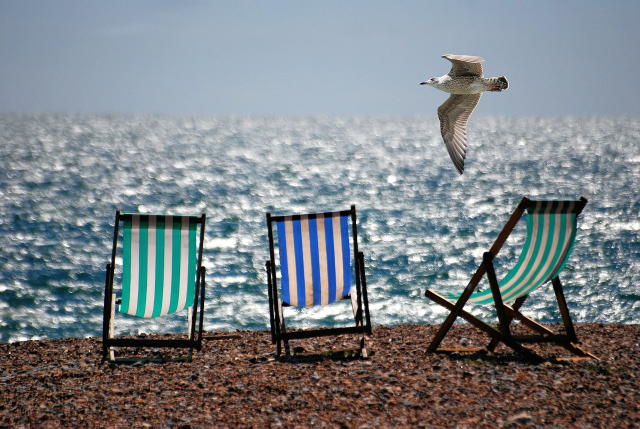
#> input picture data/images/chair_scene.jpg, 1280 x 857 px (shown at 1/2 size)
$ python -i image_proccesor.py   (imports and definitions only)   (older library calls are emulated)
#> lines starting #> are read from the running program, lines starting #| are printed output that depends on the picture; after the words box and inside, x2 and y2 are one past the last pixel; in counts of white or black regions, pixels touching at a corner belong together
#> further down, picture is the input picture: shape (857, 1280, 3); mean B, G, R 135.7, 131, 124.4
"""
Clase centralizada para procesamiento de imágenes
"""

import cv2
import numpy as np
from typing import Optional, Tuple, List
from .validators import validate_image, validate_kernel_size


class ImageProcessor:
    """Clase para operaciones comunes de procesamiento de imágenes"""

    def __init__(self, image: np.ndarray):
        """
        Inicializa el procesador con una imagen

        Args:
            image: Imagen en formato numpy array
        """
        self.original = image.copy()
        self.current = image.copy()
        self.history = [image.copy()]

    # [10 lines left out: functions reset, undo, not called in this run]

    def get_current(self) -> np.ndarray:
        """Retorna la imagen actual"""
        return self.current.copy()

    def get_original(self) -> np.ndarray:
        """Retorna la imagen original"""
        return self.original.copy()

    # [59 lines left out: functions to_grayscale, resize, blur, not called in this run]

    def edge_detection(self, method: str = 'canny',
                       threshold1: int = 100,
                       threshold2: int = 200) -> np.ndarray:
        """
        Detecta bordes en la imagen

        Args:
            method: Método ('canny', 'sobel', 'laplacian')
            threshold1: Primer umbral
            threshold2: Segundo umbral

        Returns:
            Imagen con bordes detectados
        """
#> called with method = 'canny', threshold1 = 100, threshold2 = 200
        # Convertir a escala de grises si es necesario
        if len(self.current.shape) == 3:
            gray = cv2.cvtColor(self.current, cv2.COLOR_BGR2GRAY)
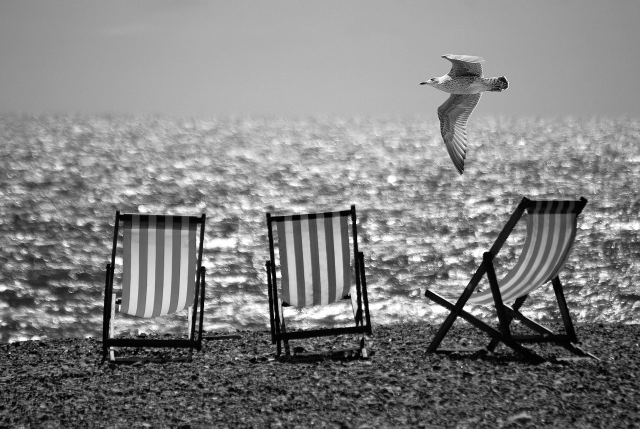
#> gray: shape (857, 1280) (shown at 1/2 size); min 0, max 255, mean 129.6
        else:
            gray = self.current

        if method == 'canny':
            edges = cv2.Canny(gray, threshold1, threshold2)
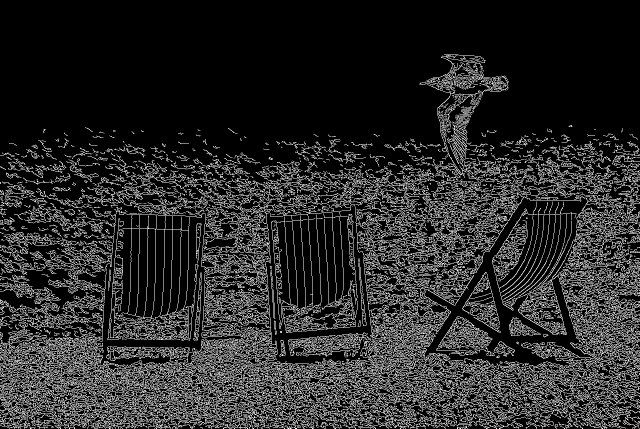
#> edges: shape (857, 1280) (shown at 1/2 size); 16% white in thin lines or dots, all inside (x1, y1, x2, y2) = (0, 108, 1280, 857)
        elif method == 'sobel':
            sobelx = cv2.Sobel(gray, cv2.CV_64F, 1, 0, ksize=3)
            sobely = cv2.Sobel(gray, cv2.CV_64F, 0, 1, ksize=3)
            edges = np.uint8(np.sqrt(sobelx**2 + sobely**2))
        elif method == 'laplacian':
            edges = cv2.Laplacian(gray, cv2.CV_64F)
            edges = np.uint8(np.absolute(edges))
        else:
            edges = gray

        self.current = edges
        self.history.append(edges.copy())
        return self.current

    # [150 lines left out: functions threshold, morphology, find_contours, draw_contours, get_histogram, equalize_histogram, not called in this run]

>>> import cv2
>>> picture = cv2.imread('../data/images/chair_scene.jpg')
>>> result = ImageProcessor(picture).edge_detection()

$ run again, on data/images/edificio.jpg
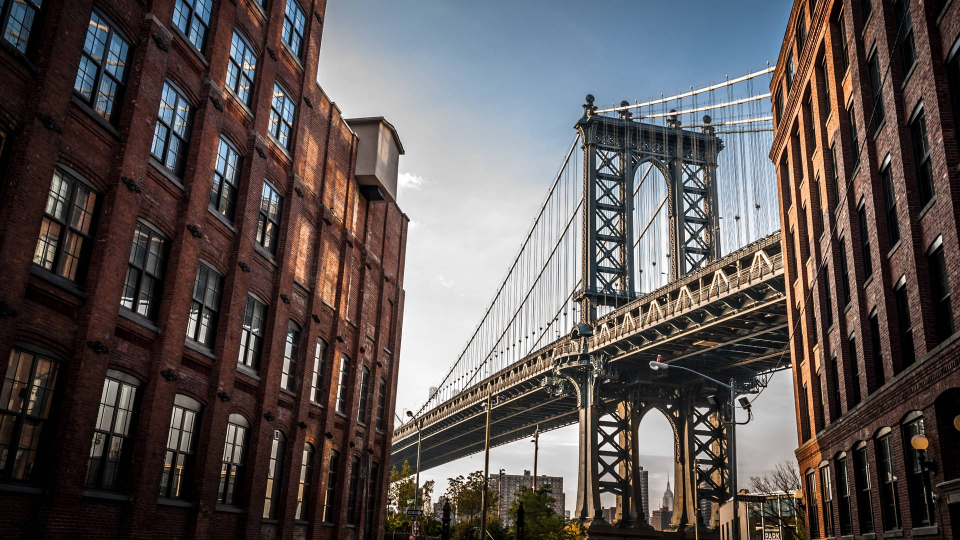
#> input picture data/images/edificio.jpg, 1920 x 1080 px (shown at 1/2 size)
#> picture is the input picture: shape (1080, 1920, 3); mean B, G, R 83.1, 84.3, 92
#> in edge_detection, `gray = cv2.cvtColor(self.current, cv2.COLOR_BGR2GRAY)`:
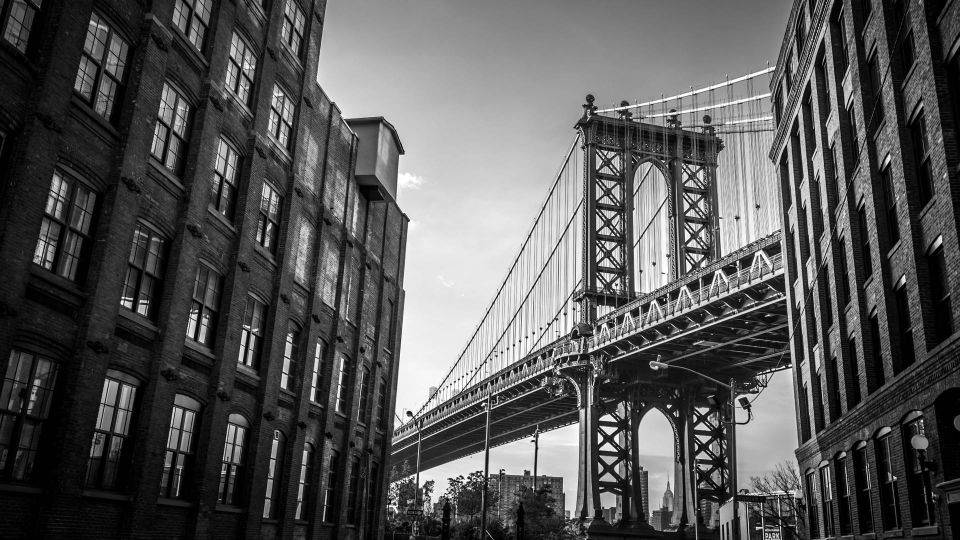
#> gray: shape (1080, 1920) (shown at 1/2 size); min 0, max 255, mean 86.5
#> in edge_detection, `edges = cv2.Canny(gray, threshold1, threshold2)`:
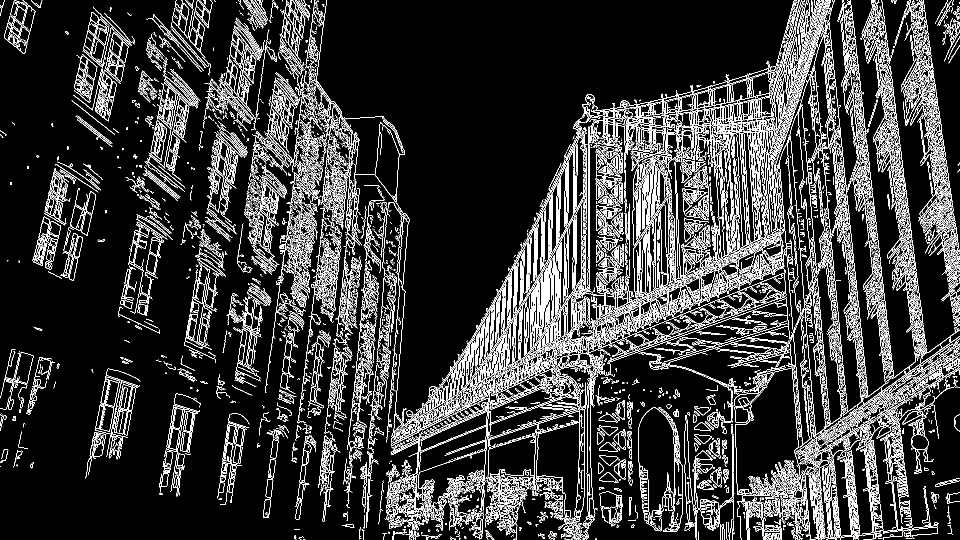
#> edges: shape (1080, 1920) (shown at 1/2 size); 13.2% white in thin lines or dots

$ run again, on data/images/face_sample.jpg
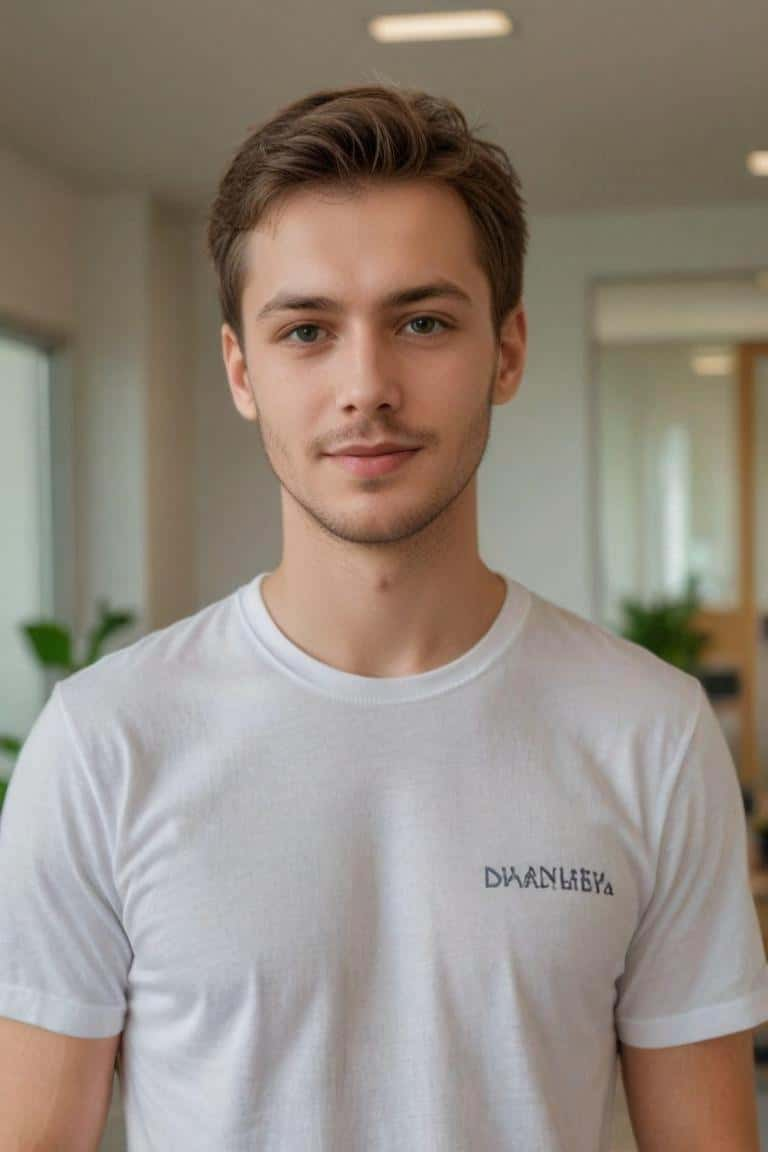
#> input picture data/images/face_sample.jpg, 768 x 1152 px
#> picture is the input picture: shape (1152, 768, 3); mean B, G, R 126.9, 137.2, 148.1
#> in edge_detection, `gray = cv2.cvtColor(self.current, cv2.COLOR_BGR2GRAY)`:
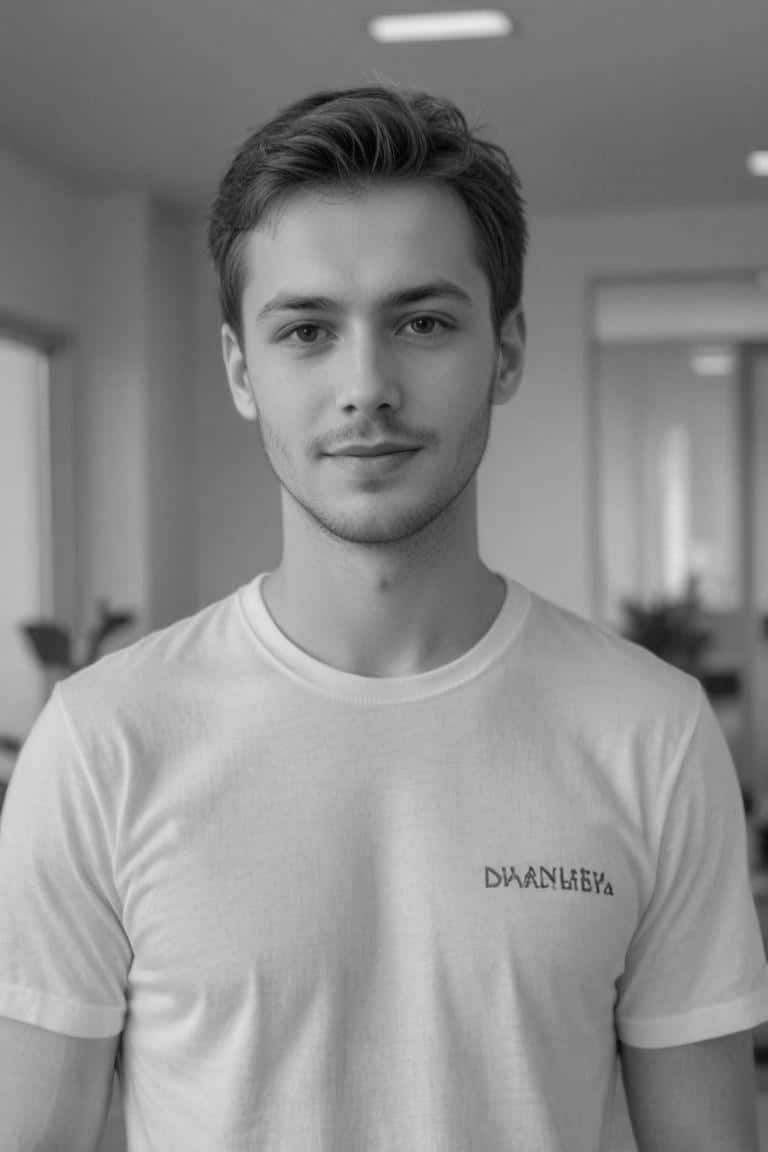
#> gray: shape (1152, 768); min 0, max 234, mean 139.3
#> in edge_detection, `edges = cv2.Canny(gray, threshold1, threshold2)`:
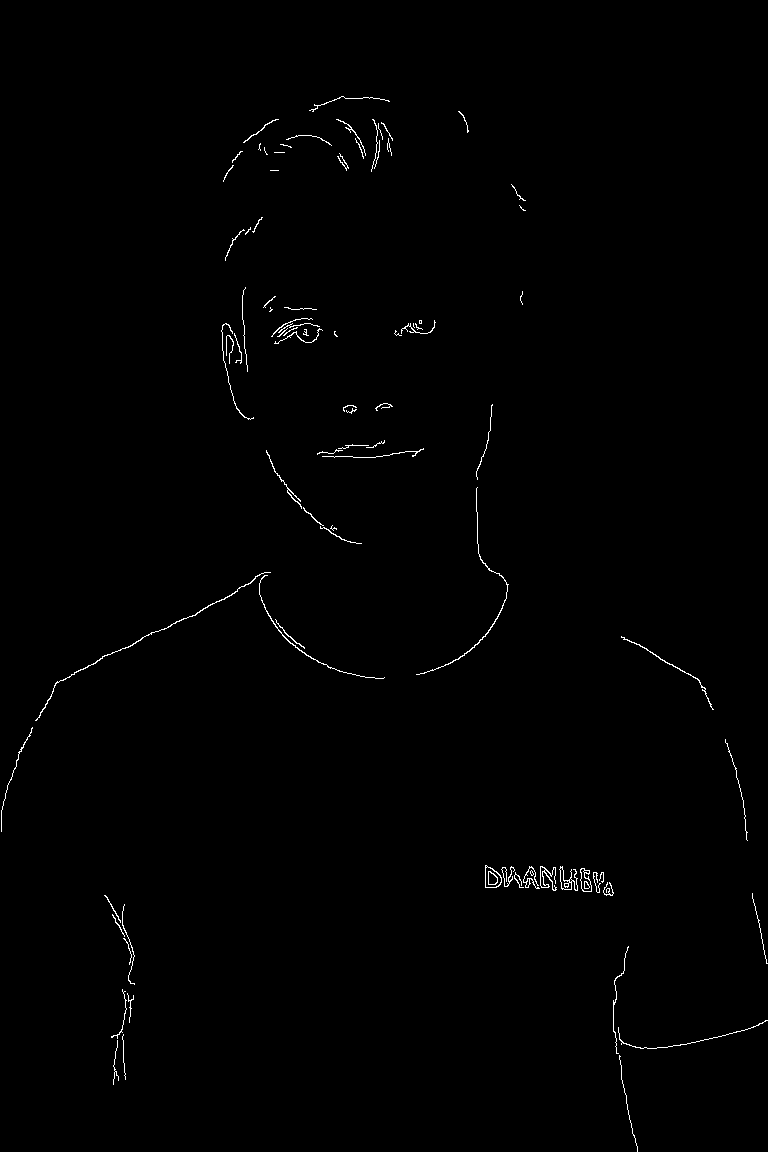
#> edges: shape (1152, 768); 0.59% white in thin lines or dots
